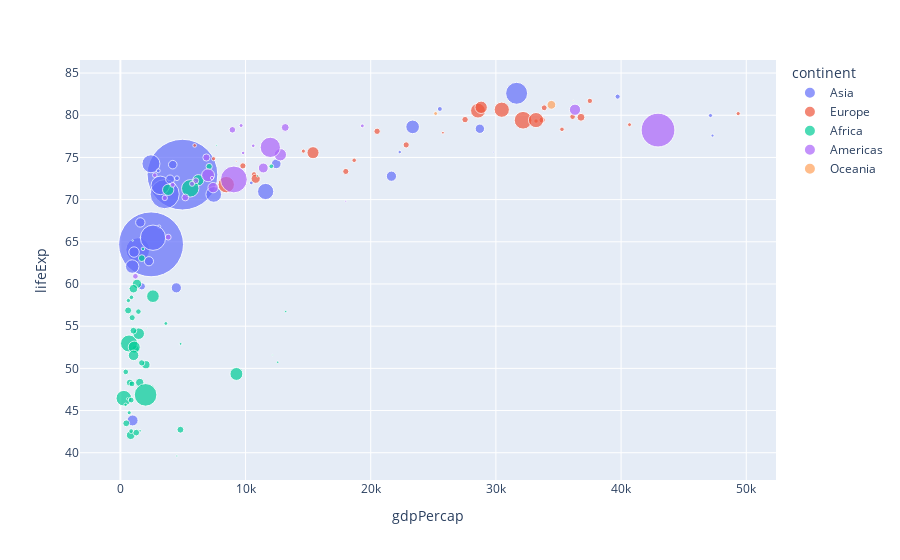

Here is the notebook cell this chart was saved with:
### Markdown cell above
## Plotly Express

### Code cell
px.scatter(data_2007, x="gdpPercap", y="lifeExp", color="continent", size="pop", size_max=50)
